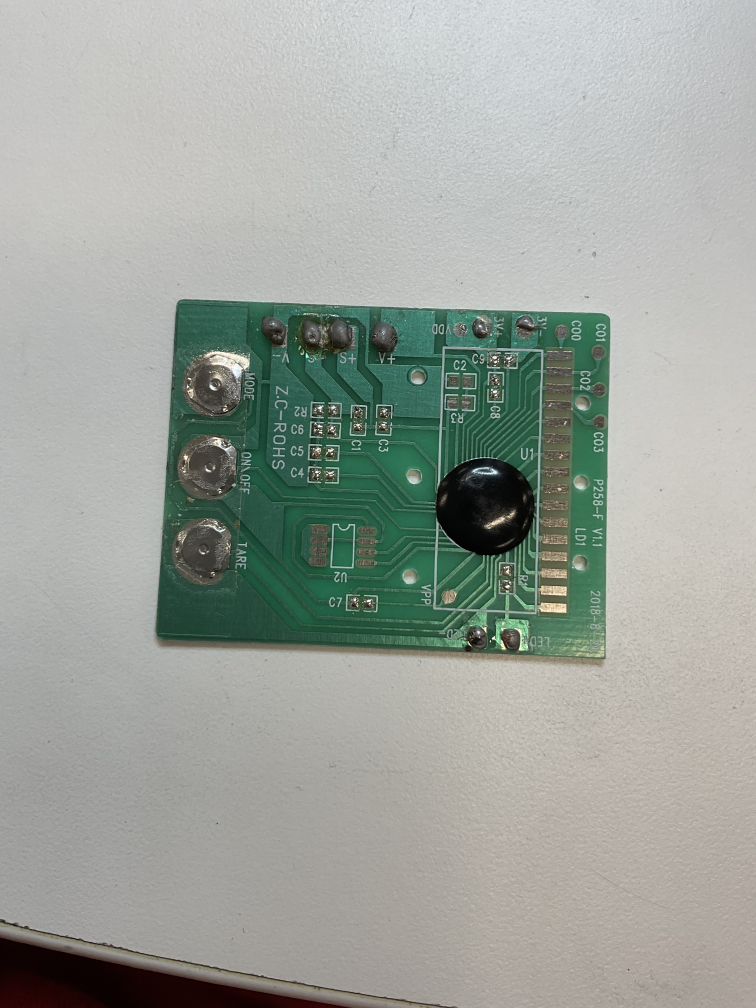
#> input picture Train Images/IMG_0113.jpg, 3024 x 4032 px (shown at 1/4 size)
$ python bounding_boxes.py   (older library calls are emulated)
#> lines starting #> are read from the running program, lines starting #| are printed output that depends on the picture; after the words box and inside, x2 and y2 are one past the last pixel; in counts of white or black regions, pixels touching at a corner belong together
import cv2
import numpy as np
import os.path

def read_image(filename):
    """
    Uses OpenCV to read an image.
    """
#> called with filename = './Train Images/IMG_0113.jpg'
    return cv2.imread(filename)
#> returned value is the input picture: shape (4032, 3024, 3); mean B, G, R 156.6, 163.3, 157.6


def scale_for_screen(image):
    """
    Resize image to fit in screen.
    """
    return cv2.resize(image, (int(image.shape[1]*0.2), int(image.shape[0]*0.2)))


def image_processing(image, dilation_iterations):
    """
    Takes the image matrix and performs the neccessary preprocessing before
    creating bounding boxes.
    Preprocessing includes: Greyscale from normalized red-green difference and
    morphological closing.
    """
#> called with dilation_iterations = 18

    # Split the image into its color channels
    b, g, r = cv2.split(image)
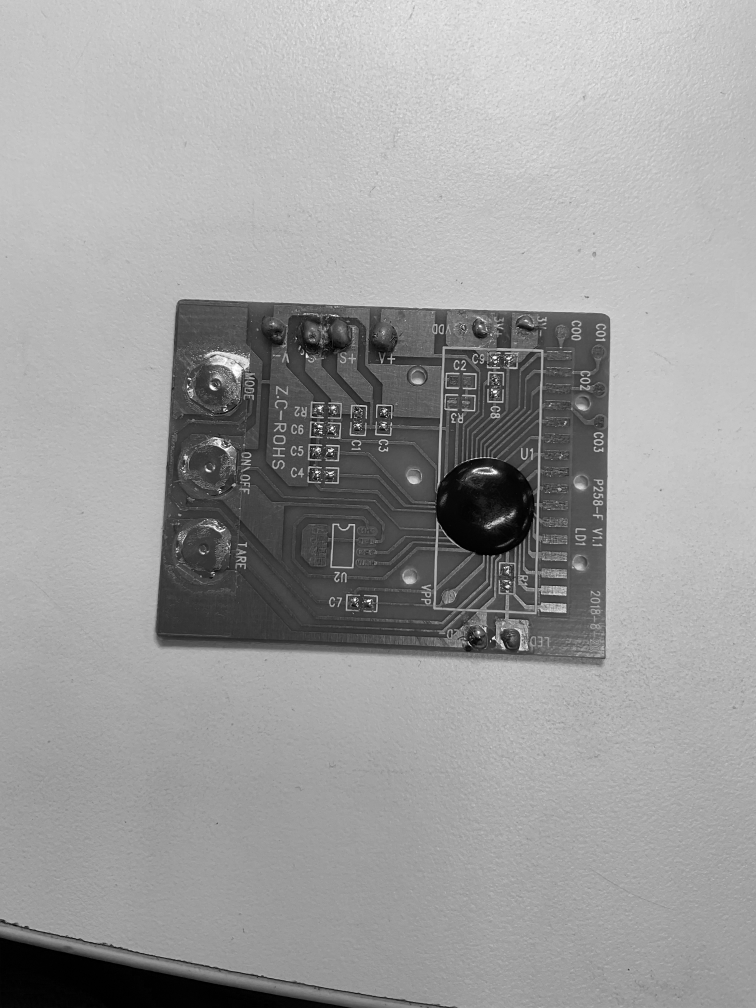
#> b: shape (4032, 3024) (shown at 1/4 size); min 0, max 255, mean 156.6
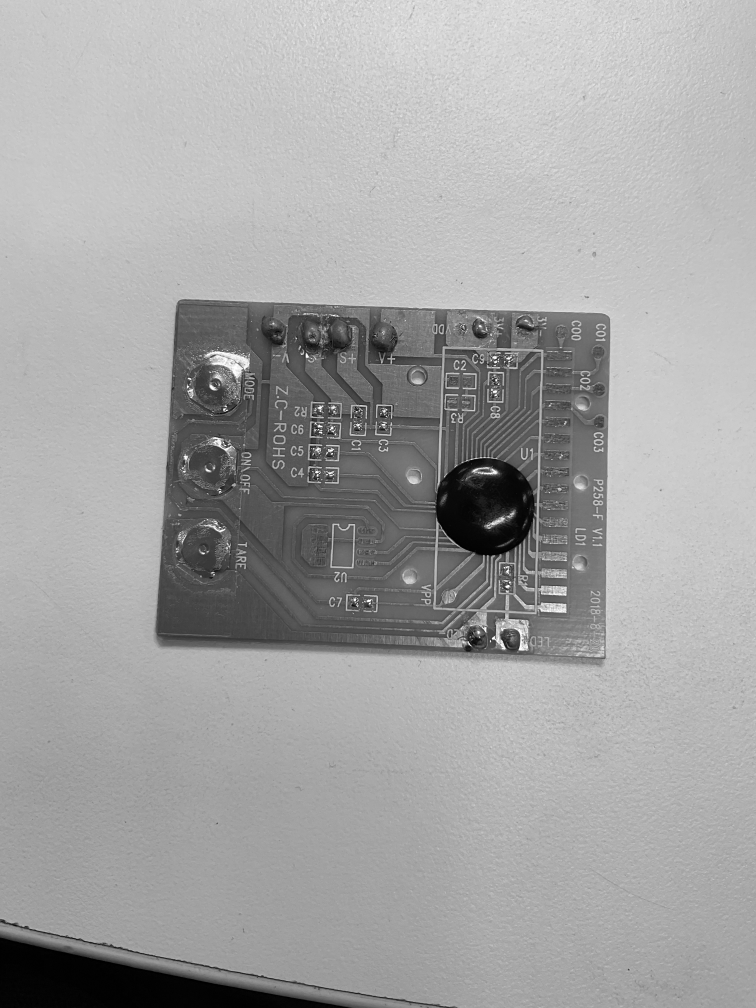
#> g: shape (4032, 3024) (shown at 1/4 size); min 0, max 255, mean 163.3
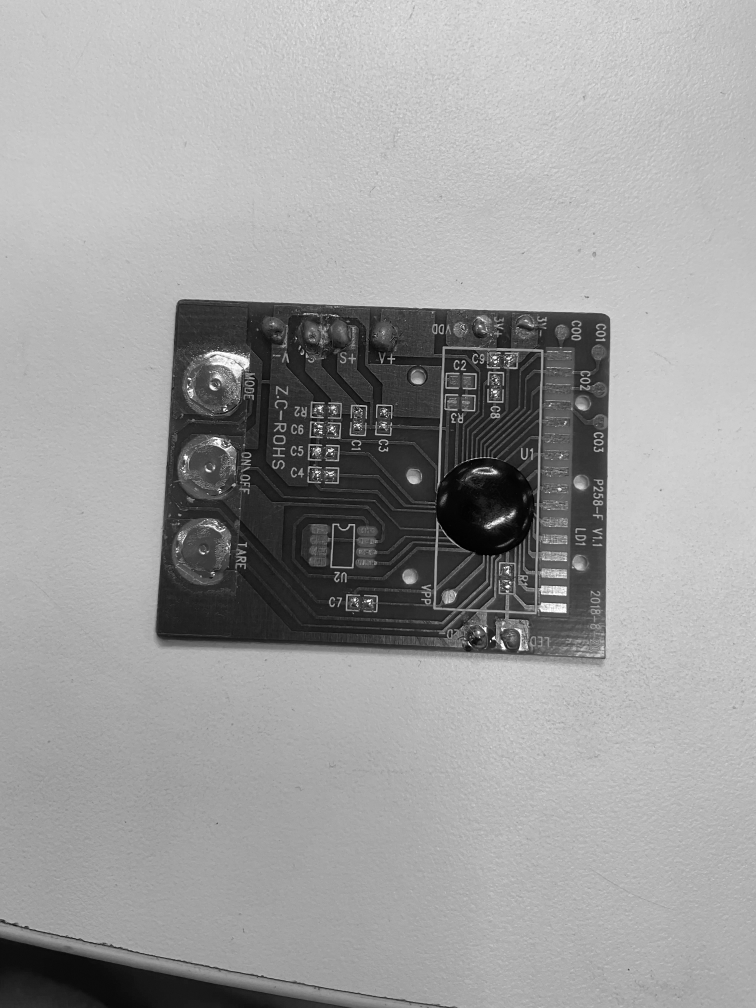
#> r: shape (4032, 3024) (shown at 1/4 size); min 0, max 255, mean 157.6

    # Calculate the difference between the red and green channels
    diff_rg = cv2.subtract(r, g)
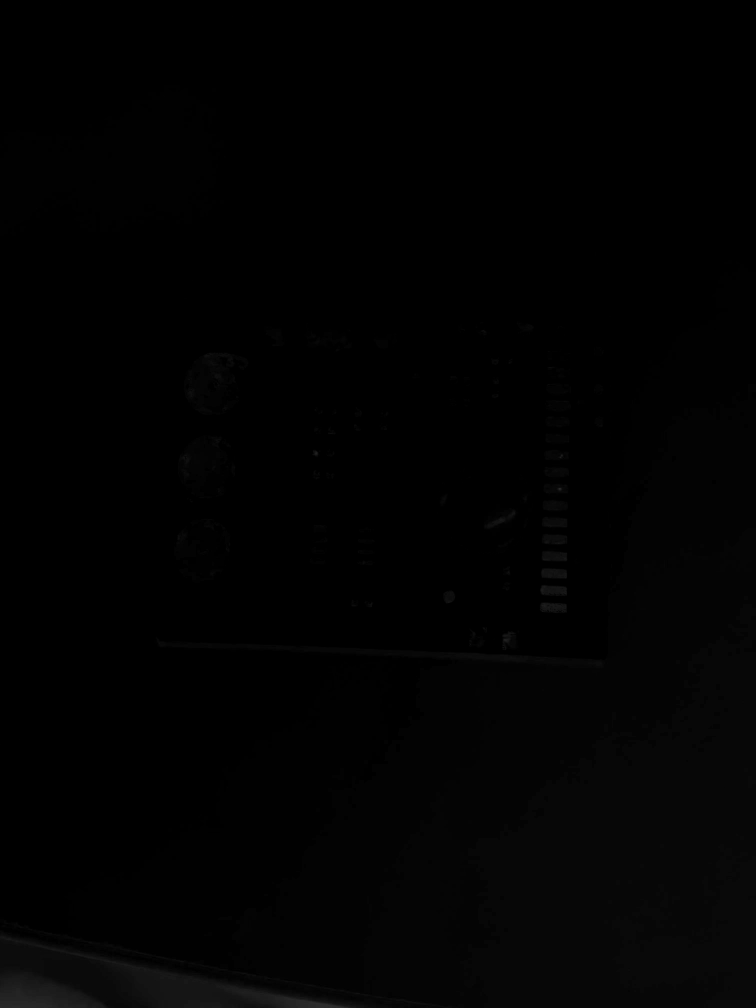
#> diff_rg: shape (4032, 3024) (shown at 1/4 size); min 0, max 49, mean 1.8

    # Normalize the difference image
    norm_diff_rg = cv2.normalize(diff_rg, None, alpha=0, beta=255, norm_type=cv2.NORM_MINMAX, dtype=cv2.CV_8U)

    # Morpholigically open the normalized diffence image.
    kernel = np.ones((3,3),np.uint8)
    # opening = cv2.morphologyEx(norm_diff_rg, cv2.MORPH_CLOSE, kernel, iterations=3)
    dilation = cv2.dilate(norm_diff_rg, kernel, iterations=dilation_iterations)
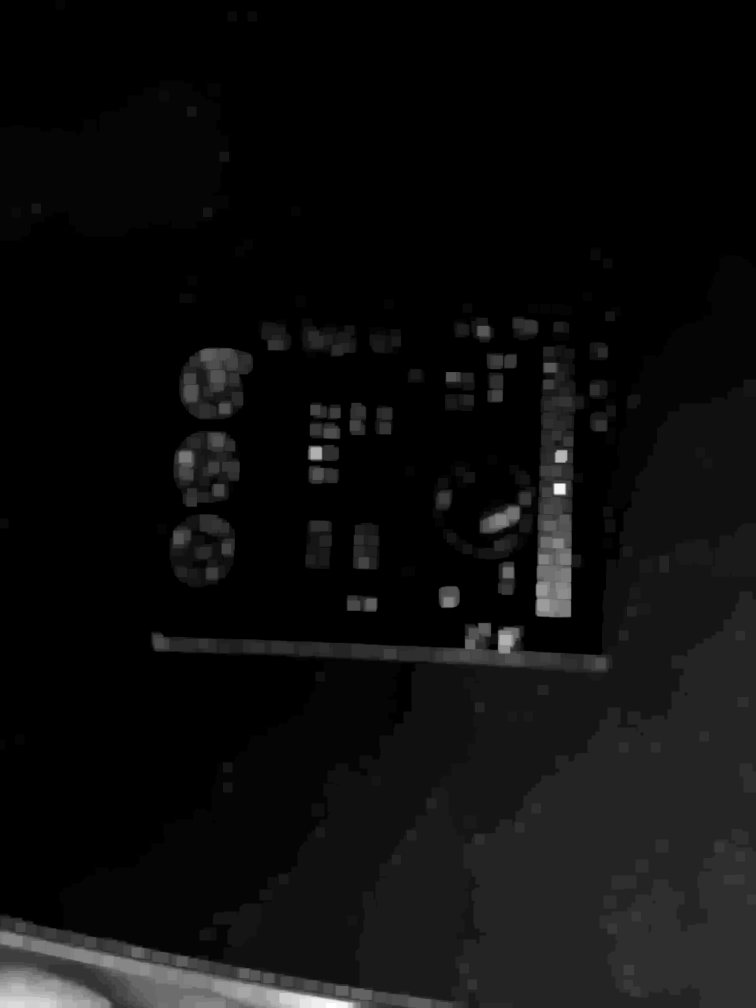
#> dilation: shape (4032, 3024) (shown at 1/4 size); min 0, max 255, mean 13.4

    return dilation
    # return norm_diff_rg


def bounding_boxes(processed_image, image, write=False):
    """
    Compute the Regions of Interest and surround then with bounding boxes.
    """
#> called with write = True
    cnts = cv2.findContours(processed_image, cv2.RETR_EXTERNAL, cv2.CHAIN_APPROX_SIMPLE)
#> cnts = 59 contours; largest, box (x1, y1, x2, y2) and area: (0, 1022, 3024, 4032) 4253207, (0, 322, 922, 962) 420125, (1892, 1379, 2358, 2471) 208234, (716, 1389, 1013, 1678) 67748, (693, 1723, 961, 2028) 65596
    cnts = cnts[0] if len(cnts) == 2 else cnts[1]
    roi_number = find_latest_roi_number()
    for c in cnts:
        x,y,w,h = cv2.boundingRect(c)
        if w > 12 and h > 12:
            x -= 3
            y -= 3
            w += 6
            h += 6

            if write:
                roi = image[y:y+h, x:x+w]
                classification = ask_user_roi_classification(roi)
                if classification:
                    write_region_of_interest(roi, roi_number)
                    write_label_to_csv(roi_number, classification)
                    roi_number += 1
                    cv2.rectangle(image, (x, y), (x + w, y + h), (36,255,12), 2)
            else:
                cv2.rectangle(image, (x, y), (x + w, y + h), (36,255,12), 2)
#> this loop made 8 passes; (key q is pressed on pass 2)
#> (c, x, y, w, h, title in ask_user_roi_classification, classification) on pass 2: ([[60, 2938], [60, 2977], [97, 2977], [97, 2938]], 57, 2935, 44, 46, 'roi: (46, 44, 3)', 1)
#> (x, y, w, h, title in ask_user_roi_classification, classification) on passes 3 to 7: (1382, 2377, 133, 73, 'roi: (73, 133, 3)', 1), (1751, 2340, 92, 96, 'roi: (96, 92, 3)', 1), (1603, 2263, 60, 46, 'roi: (46, 60, 3)', 1), (1987, 2242, 81, 142, 'roi: (142, 81, 3)', 1), (2409, 2149, 44, 48, 'roi: (48, 44, 3)', 1)
#> pass 3, in bounding_boxes, `roi = image[y:y+h, x:x+w]`:
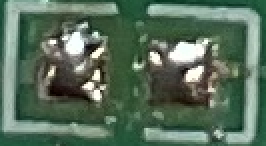
#> roi: shape (73, 133, 3) (shown 2 times larger); mean B, G, R 91.1, 110.1, 87.9
#> after the loop:
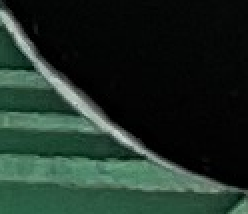
#> roi: shape (107, 124, 3) (shown 2 times larger); mean B, G, R 39.4, 48.3, 31.4
#> after the loop, roi_number = 6

    return image


def ask_user_roi_classification(roi):
    """
    Asks the user whether the region of interest is solder defect, correct soldering
    or not applicable. Returns the result.
    """

    if roi.shape[0] > 0 and roi.shape[1] > 0: # check if roi has a valid size
        title = f'roi: {roi.shape}'
        cv2.namedWindow(title, cv2.WINDOW_NORMAL)
        cv2.setWindowTitle(title, f'Press Q then Enter classification in Python Shell {title}')
        cv2.resizeWindow(title, 800, 600)
        cv2.imshow(title, roi)
        while True:
            key = cv2.waitKey(1) & 0xFF
            if key == ord('q'):
                break
        cv2.destroyWindow(title)

        try:
#> (the run stopped early here; a loop or call above may not have finished)
